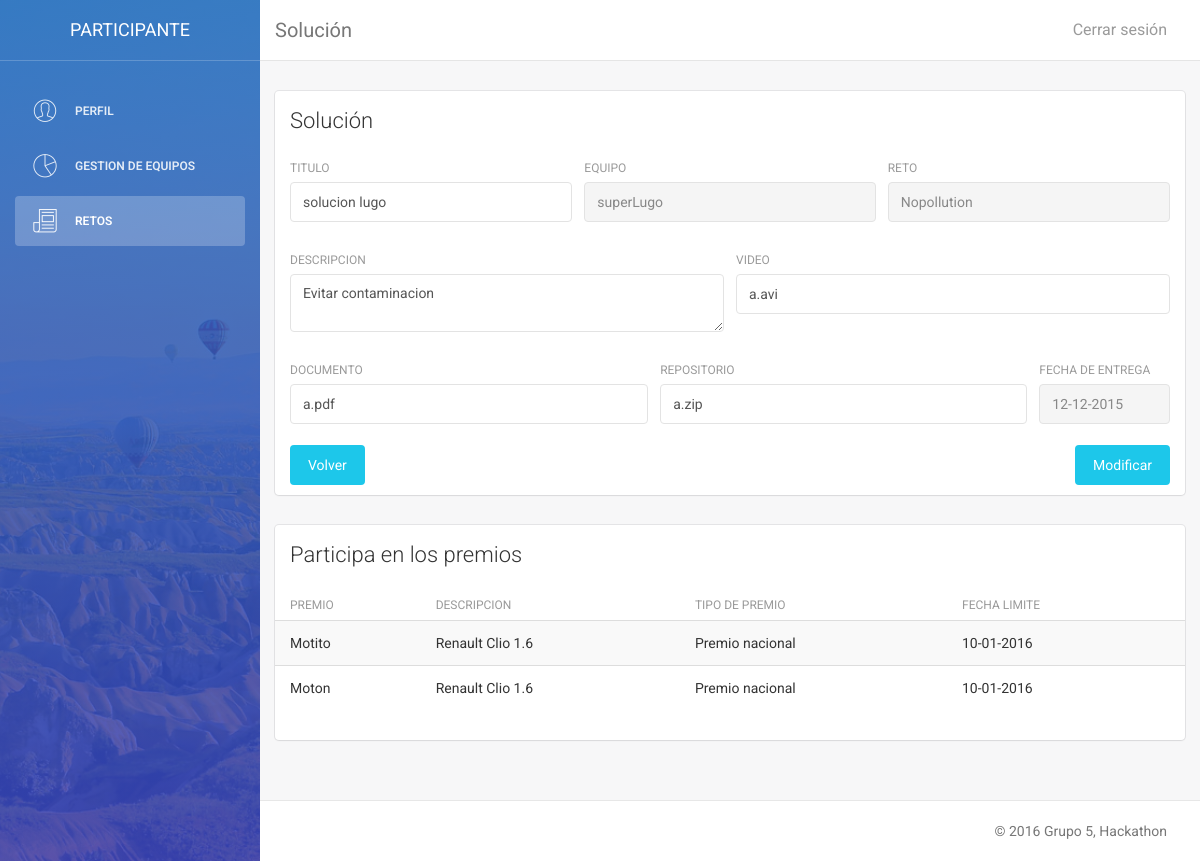
The app's page /vistas/participante/p_sol.php?reto=Nopollution (signed in), older data.
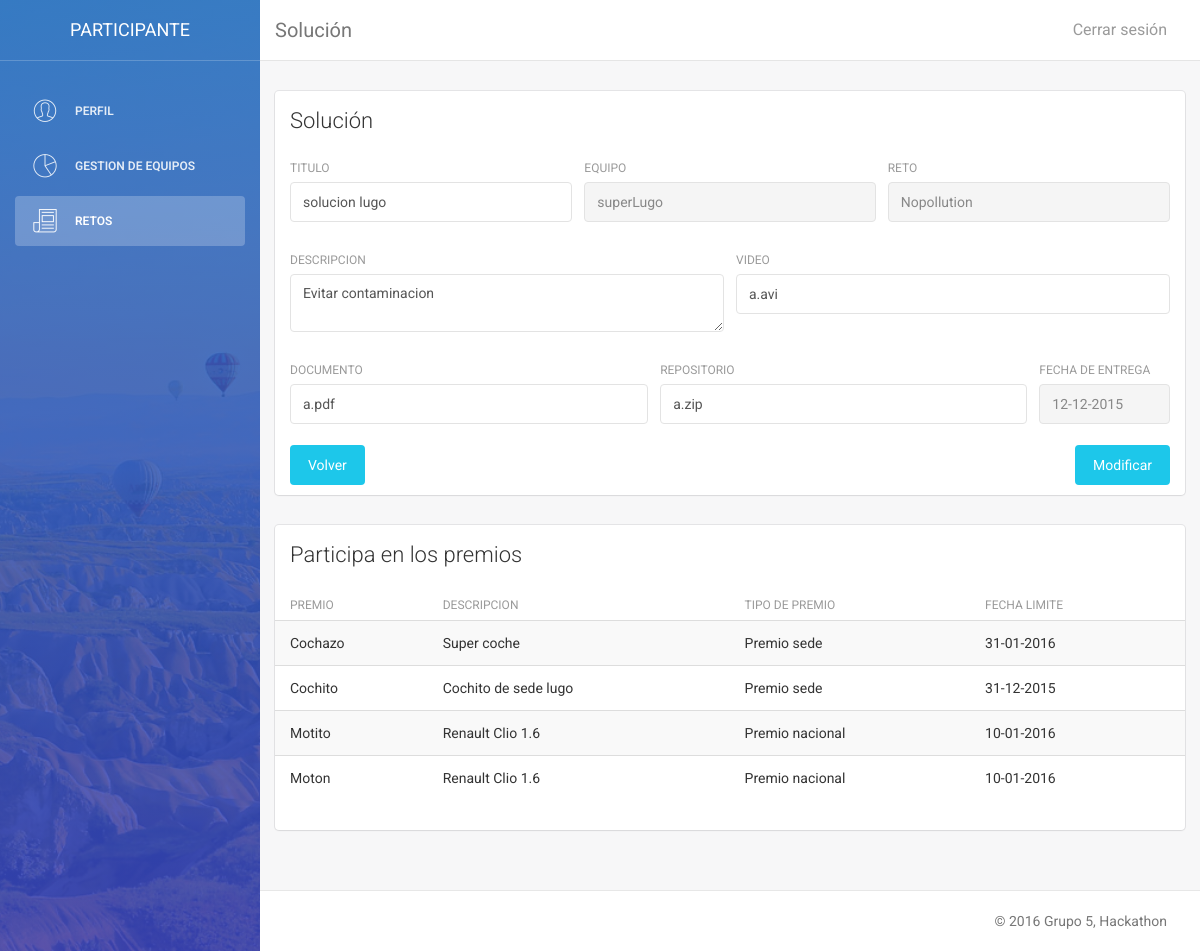
The same page, newer data.
### tables this page shows
CREATE TABLE IF NOT EXISTS Premio (
  `idPremio` VARCHAR(50) NOT NULL,
  `Sede_idSede` VARCHAR(50),
  `Descripcion` VARCHAR(300),
  `FechaEquipos` DATE NOT NULL,
  `FechaJuradoS` DATE NOT NULL,
  `FechaJuradoN` VARCHAR(45),
  `TipoPremio` ENUM('s', 'n') DEFAULT 'n',
  `Solucion_EsPropuesta` TINYINT(1),
  `Solucion_Equipo_idEquipo` VARCHAR(50),
  `Solucion_Reto_idReto` VARCHAR(50),
  PRIMARY KEY (`idPremio`),
  CONSTRAINT `fk_Premio_Solucion`
    FOREIGN KEY (`Solucion_EsPropuesta` , `Solucion_Equipo_idEquipo` , `Solucion_Reto_idReto`)
    REFERENCES Solucion(`EsPropuesta` , `Equipo_idEquipo` , `Reto_idReto`)
    ON DELETE CASCADE
    ON UPDATE CASCADE,
  CONSTRAINT `fk_Premio_Sede`
    FOREIGN KEY (`Sede_idSede`)
    REFERENCES Sede(`idSede`)
    ON DELETE CASCADE
    ON UPDATE CASCADE);

### modelo/model_usuario.php (called while the page is built, shortened)
<?php
include_once 'connect_DB.php';
class Usuario {
    private function getSede ($pk){
        $db = new Database();
        $query = 'SELECT Sede_idSede FROM Usuario WHERE idUsuario = \'' . $pk .  '\'';
        $result = $db->consulta($query);
        $row = $result->fetch_array(MYSQLI_NUM);
        $sede = $row[0];
        return $sede;
    }
    private function getNombre ($pk){
        $db = new Database();
        $query = 'SELECT Nombre FROM Usuario WHERE idUsuario = \'' . $pk .  '\'';
        $result = $db->consulta($query);
        $row = $result->fetch_array(MYSQLI_NUM);
        $nombre = $row[0];
        return $nombre;
    }
    private function getEmail ($pk){
        $db = new Database();
        $query = 'SELECT Email FROM Usuario WHERE idUsuario = \'' . $pk .  '\'';
        $result = $db->consulta($query);
        $row = $result->fetch_array(MYSQLI_NUM);
        $email = $row[0];
        return $email;
    }
    private function getIdioma ($pk){
        $db = new Database();
        $query = 'SELECT Idioma FROM Usuario WHERE idUsuario = \'' . $pk .  '\'';
        $result = $db->consulta($query);
        $row = $result->fetch_array(MYSQLI_NUM);
        $idioma = $row[0];
        return $idioma;
    }
    private function getRol ($pk){
        $db = new Database();
        $query = 'SELECT Rol FROM Usuario WHERE idUsuario = \'' . $pk .  '\'';
        $result = $db->consulta($query);
        $row = $result->fetch_array(MYSQLI_NUM);
        $rol = $row[0];
        return $rol;
    }
    private function getEquipo ($pk){
        $db = new Database();
        $query = 'SELECT Equipo_idEquipo FROM Usuario WHERE idUsuario = \'' . $pk .  '\'';
        $result = $db->consulta($query);
        $row = $result->fetch_array(MYSQLI_NUM);
        $equipo = $row[0];
        return $equipo;
    }
    public function getPassword ($pk){
        $db = new Database();
        $query = 'SELECT Password FROM Usuario WHERE idUsuario = \'' . $pk .  '\'';
        $result = $db->consulta($query);
        $row = $result->fetch_array(MYSQLI_NUM);
        $pass = $row[0];
        return $pass;
    }
    public function consultar ($pk){
        $sede = $this->getSede($pk);
        $usuNombre = $this->getNombre($pk);
        $usuEmail = $this->getEmail($pk);
        $usuPass = $this->getPassword($pk);
        $idioma = $this->getIdioma($pk);
        $equipo = $this->getEquipo($pk);
        $rol = $this->getRol($pk);
        $usuario = array("idUsuario"=>$pk, "sede"=>$sede, "nombre"=>$usuNombre, "email"=>$usuEmail, "password"=>$usuPass, "idioma"=>$idioma, "equipo"=>$equipo, "rol" => $rol);
        return $usuario;
    }
}
?>

### modelo/connect_DB.php (called while the page is built, shortened)
<?php
class Database {
    var $conexion;
    public function __construct($host="localhost",$user="admin_hackaton",
                                $pass="iu", $db="et1_hackaton"){
        $this->conexion = mysqli_connect($host, $user, $pass, $db);
    }
    public function consulta($sentencia){
        return mysqli_query($this->conexion,$sentencia);
    }
}
?>

### modelo/model_solucion.php (called while the page is built, shortened)
<?php
include_once 'connect_DB.php';
class Solucion {
    private function getTitulo ($esP, $equipo, $reto){
        $db = new Database();
        $query = 'SELECT Titulo FROM Solucion WHERE EsPropuesta = \''.$esP.'\' AND Equipo_idEquipo = \''.$equipo.'\' AND Reto_idReto = \''.$reto.'\'';
        $result = $db->consulta($query);
        $row = $result->fetch_array(MYSQLI_NUM);
        $toret = $row[0];
        return $toret;
    }
     private function getDesc ($esP, $equipo, $reto){
        $db = new Database();
        $query = 'SELECT Descripcion FROM Solucion WHERE EsPropuesta = \''.$esP.'\' AND Equipo_idEquipo = \''.$equipo.'\' AND Reto_idReto = \''.$reto.'\'';
        $result = $db->consulta($query);
        $row = $result->fetch_array(MYSQLI_NUM);
        $toret = $row[0];
        return $toret;
    }
     private function getVideo ($esP, $equipo, $reto){
        $db = new Database();
        $query = 'SELECT Video FROM Solucion WHERE EsPropuesta = \''.$esP.'\' AND Equipo_idEquipo = \''.$equipo.'\' AND Reto_idReto = \''.$reto.'\'';
        $result = $db->consulta($query);
        $row = $result->fetch_array(MYSQLI_NUM);
        $toret = $row[0];
        return $toret;
    }
     private function getDocumento ($esP, $equipo, $reto){
        $db = new Database();
        $query = 'SELECT Documento FROM Solucion WHERE EsPropuesta = \''.$esP.'\' AND Equipo_idEquipo = \''.$equipo.'\' AND Reto_idReto = \''.$reto.'\'';
        $result = $db->consulta($query);
        $row = $result->fetch_array(MYSQLI_NUM);
        $toret = $row[0];
        return $toret;
    }
     private function getRepo ($esP, $equipo, $reto){
        $db = new Database();
        $query = 'SELECT Repositorio FROM Solucion WHERE EsPropuesta = \''.$esP.'\' AND Equipo_idEquipo = \''.$equipo.'\' AND Reto_idReto = \''.$reto.'\'';
        $result = $db->consulta($query);
        $row = $result->fetch_array(MYSQLI_NUM);
        $toret = $row[0];
        return $toret;
    }
    private function getFecha ($esP, $equipo, $reto){
        $db = new Database();
        $query = 'SELECT Fecha FROM Solucion WHERE EsPropuesta = \''.$esP.'\' AND Equipo_idEquipo = \''.$equipo.'\' AND Reto_idReto = \''.$reto.'\'';
        $result = $db->consulta($query);
        $row = $result->fetch_array(MYSQLI_NUM);
        $toret = $row[0];
        return $toret;
    }
    public function consultar ($esP, $equipo, $reto){
        $titulo = $this->getTitulo($esP, $equipo, $reto);
        $descripcion = $this->getDesc($esP, $equipo, $reto);
        $video = $this->getVideo($esP, $equipo, $reto);
        $documento = $this->getDocumento($esP, $equipo, $reto);
        $repositorio = $this->getRepo($esP, $equipo, $reto);
        $fecha = $this->getFecha($esP, $equipo, $reto);
        $datos = array("esPropuesta" => $esP, "equipo"=>$equipo, "reto"=>$reto, "titulo" => $titulo, "descripcion"=>$descripcion, "video"=>$video, "documento"=>$documento, "repositorio"=>$repositorio, "fecha"=>$fecha);
        return $datos;
    }
}
?>

### modelo/model_premio.php (called while the page is built, shortened)
<?php
include_once 'connect_DB.php';
class Premio {
    public function listar($tipo){
        $db = new Database();
        $sqlPremios = $db->consulta('SELECT * FROM Premio WHERE TipoPremio= \'' . $tipo . '\'');
        $arrayPremios = array();
        while ($row = mysqli_fetch_assoc($sqlPremios)) {
            $arrayPremios[] = $row;
        }
        return $arrayPremios;
    }
}
?>

### modelo/esp.php (called while the page is built, shortened)
<?php
$idioma["aceptar"] = "Aceptar";
$idioma["cancelar"] = "Cancelar";
$idioma["editar"] = "Editar";
$idioma["eliminar"] = "Eliminar";
$idioma["volver"] = "Volver";
$idioma["crear"] = "Crear";
$idioma["modificar"] = "Modificar";
$idioma["cerrar"] = "Cerrar sesión";
$idioma["si"] = "SI";
$idioma["no"] = "NO";
$idioma['perfil'] = "Perfil";
$idioma['editar_perfil'] = "Editar perfil";
$idioma['eliminar_perfil'] = "Eliminar mi cuenta";
$idioma['rol'] = "Rol";
$idioma['idioma'] = "Idioma";
$idioma['nueva_pass'] = "Nueva contraseña";
$idioma["login_introduccion"] = "Bienvenido a la pagina del Hackaton.";
$idioma["login_introduccion2"] = "El mayor evento de retos del mundo";
$idioma["login_logueate"] = "Logueate en nuestro sitio";
$idioma["login_introduzca"] = "Introduzca su usario y contraseña para entrar:";
$idioma["login_usuario"] = "Usuario";
$idioma["login_pass"] = "Contraseña";
$idioma["login_aceptar"] = "Entra!";
$idioma["login_registrar"] = "Regístrate";
$idioma["login_or"] = "o si no...";
$idioma["login_visita"] = "Mira los retos";
$idioma["login_retos"] = "Retos";
$idioma['login_frase_retos'] = "Haz click en los retos para ver su descripcion";
$idioma['volver_login'] = "Volver al login";
$idioma['crear_reto'] = "¡Crea un reto!";
$idioma["registro_introduccion"] = "Bienvenido a la pagina del Hackaton.";
$idioma["registro_introduccion2"] = "El mayor evento de retos del mundo";
$idioma["registro_registrate"] = "Regístrate en nuestro sitio";
$idioma["registro_introduzca"] = "Rellena los campos para regístrarte:";
$idioma["registro_usuario"] = "Usuario";
$idioma["registro_sede"] = "Sede";
$idioma["registro_nombre"] = "Nombre";
$idioma["registro_pass"] = "Contraseña";
$idioma["registro_email"] = "Correo";
$idioma["registro_equipo"] = "Equipo";
$idioma["registro_aceptar"] = "Regístrate";
$idioma["registro_volver"] = "Volver";
$idioma["reto_introduce"] = "Completa los siguientes campos";
$idioma["gestion_retos"] = "Gestión de retos";
$idioma["retoSi"] = "Retos aceptados";
$idioma["retoNo"] = "Retos no aceptados";
$idioma["reto_nombre"] = "Nombre del reto";
?>

### vistas/participante/p_sol.php (the view, shortened to what the changed rows need)
<!doctype html>
<html lang="en">
    <?php
    include_once "../../modelo/model_usuario.php";
    $usu = new Usuario();
    $datos = $usu->consultar($_SESSION['login_usuario']);
    include_once "../../modelo/model_solucion.php";
    $sol = new Solucion();
    $datosSol = $sol->consultar(false, $datos['equipo'], $reto);
    include_once "../../modelo/model_premio.php";
    $premio = new Premio();
    $premiosS = $premio->listar('s');
    $premiosN = $premio->listar('n');
    ?>
    <body>
        <div class="wrapper">
            <div class="main-panel">
                <div class="content">
                    <div class="container-fluid">
                        <?php if(!$sol->subieronSol($datos['equipo'], $reto, true)){ ?>
                        <div class="container-fluid" style="text-align: center;">
                            <h2>Tu equipo todavía no ha subido una propuesta de solución.</h2>
                            <p>¡Créala!</p>
                            <button type="button" class="btn btn-info btn-fill" onclick="location.href='p_prop_nueva.php?reto=<?php echo $reto; ?>'">Crear propuesta</button>
                        </div>
                        <?php } else {  ?>
                        <div class="row">
                            <div class="card">
                                <div class="content table-responsive table-full-width">
                                    <table class="table table-hover table-striped">
                                        <thead>
                                            <th>Premio</th>
                                            <th>Descripcion</th>
                                            <th>Tipo de premio</th>
                                            <th>Fecha limite</th>
                                        </thead>
                                        <tbody>
                                            <?php foreach ($premiosS as $ps){
                                            if(($ps['FechaEquipos'] >= $datosSol['fecha'])
                                               && ($datos['sede'] == $ps['Sede_idSede'])
                                               && ($ps['Solucion_Equipo_idEquipo'] == null)){?>
                                            <tr>
                                                <td><?php echo $ps['idPremio'];?></td>
                                                <td><?php echo $ps['Descripcion'];?></td>
                                                <td><?php echo $idioma['premio_sede'];?></td>
                                                <td><?php $fi=date_create($ps['FechaEquipos']);
                                                echo date_format($fi,"d-m-Y");?></td>
                                            </tr>
                                            <?php }
                                            }?>
                                            <?php foreach ($premiosN as $pn){
                                            if(($pn['FechaEquipos'] >= $datosSol['fecha'])
                                              && ($pn['Solucion_Equipo_idEquipo'] == null)){?>
                                            <tr>
                                                <td><?php echo $pn['idPremio'];?></td>
                                                <td><?php echo $pn['Descripcion'];?></td>
                                                <td><?php echo $idioma['premio_nacional'];?></td>
                                                <td><?php $fi=date_create($pn['FechaEquipos']);
                                                echo date_format($fi,"d-m-Y");?></td>
                                            </tr>
                                            <?php }
                                            }?>
                                        </tbody>
                                    </table>
                                </div>
                            </div>
                        </div>
                        <?php } ?>
                    </div>
                </div>
            </div>
        </div>
    </body>
</html>

Row changes from the older to the newer data that the page shows:
now on this page (row edited): premio: idPremio "Cochazo", Descripcion "Super coche", FechaEquipos "31-01-2016", shown under "Participa en los premios"
added premio: idPremio "Cochito", Descripcion "Cochito de sede lugo", FechaEquipos "31-12-2015", shown under "Participa en los premios"
